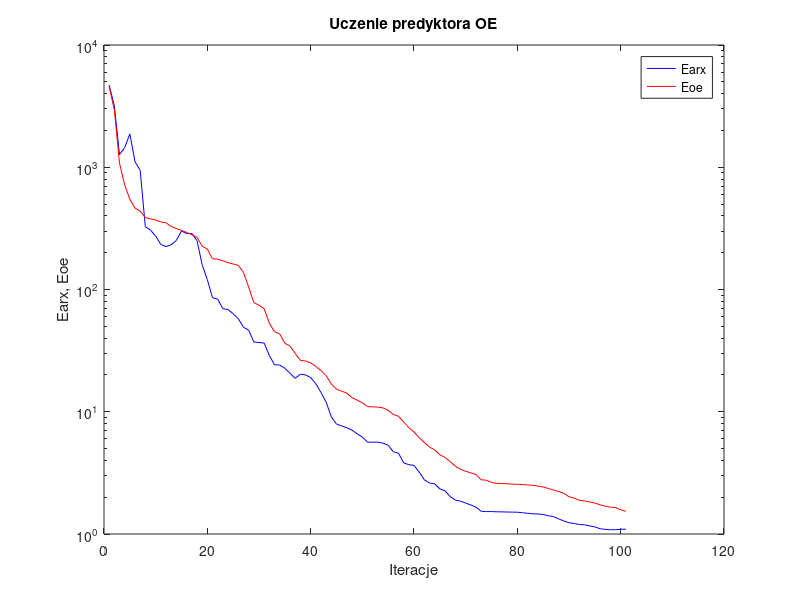
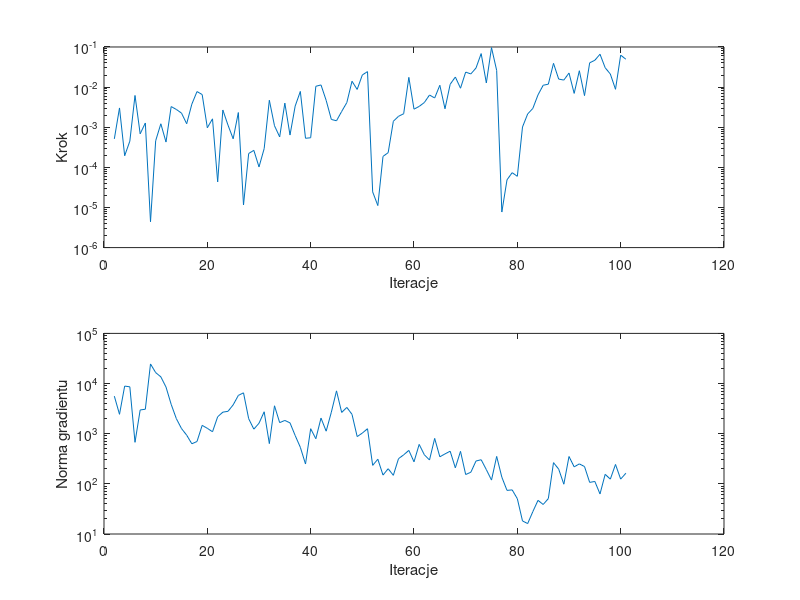

MATLAB code to generate these figures, in order:
%uczenie predyktora oe
clear all;
n=0; farx(n+1)=4.698293e+003; foe(n+1)=4.588809e+003; wspucz(n+1)=0.000000e+000; ng(n+1)=0.000000e+000;
%odnowa zmiennej metryki
n=1; farx(n+1)=3.184231e+003; foe(n+1)=2.937335e+003; krok(n+1)=5.126539e-004; ng(n+1)=5.606352e+003;
n=2; farx(n+1)=1.269514e+003; foe(n+1)=1.081741e+003; krok(n+1)=3.023969e-003; ng(n+1)=2.435565e+003;
n=3; farx(n+1)=1.445991e+003; foe(n+1)=7.172953e+002; krok(n+1)=1.945992e-004; ng(n+1)=8.900687e+003;
n=4; farx(n+1)=1.875484e+003; foe(n+1)=5.466142e+002; krok(n+1)=4.494798e-004; ng(n+1)=8.604071e+003;
n=5; farx(n+1)=1.107986e+003; foe(n+1)=4.637133e+002; krok(n+1)=6.192369e-003; ng(n+1)=6.734480e+002;
n=6; farx(n+1)=9.458434e+002; foe(n+1)=4.372557e+002; krok(n+1)=6.847610e-004; ng(n+1)=2.975314e+003;
n=7; farx(n+1)=3.263278e+002; foe(n+1)=3.878033e+002; krok(n+1)=1.276921e-003; ng(n+1)=3.073986e+003;
n=8; farx(n+1)=3.060868e+002; foe(n+1)=3.782257e+002; krok(n+1)=4.402495e-006; ng(n+1)=2.458315e+004;
n=9; farx(n+1)=2.731320e+002; foe(n+1)=3.710921e+002; krok(n+1)=4.604034e-004; ng(n+1)=1.652851e+004;
n=10; farx(n+1)=2.334270e+002; foe(n+1)=3.570300e+002; krok(n+1)=1.219108e-003; ng(n+1)=1.360531e+004;
n=11; farx(n+1)=2.244138e+002; foe(n+1)=3.512997e+002; krok(n+1)=4.270496e-004; ng(n+1)=8.512562e+003;
n=12; farx(n+1)=2.324329e+002; foe(n+1)=3.274001e+002; krok(n+1)=3.272561e-003; ng(n+1)=3.848876e+003;
n=13; farx(n+1)=2.518944e+002; foe(n+1)=3.156771e+002; krok(n+1)=2.774090e-003; ng(n+1)=1.996422e+003;
n=14; farx(n+1)=3.010814e+002; foe(n+1)=3.044884e+002; krok(n+1)=2.249238e-003; ng(n+1)=1.266522e+003;
n=15; farx(n+1)=2.864212e+002; foe(n+1)=2.928575e+002; krok(n+1)=1.220985e-003; ng(n+1)=9.352560e+002;
n=16; farx(n+1)=2.874162e+002; foe(n+1)=2.809986e+002; krok(n+1)=3.758503e-003; ng(n+1)=6.295489e+002;
n=17; farx(n+1)=2.509235e+002; foe(n+1)=2.670875e+002; krok(n+1)=7.739087e-003; ng(n+1)=6.985188e+002;
n=18; farx(n+1)=1.594243e+002; foe(n+1)=2.263227e+002; krok(n+1)=6.526603e-003; ng(n+1)=1.466294e+003;
n=19; farx(n+1)=1.204992e+002; foe(n+1)=2.140247e+002; krok(n+1)=9.701682e-004; ng(n+1)=1.279875e+003;
n=20; farx(n+1)=8.570636e+001; foe(n+1)=1.781810e+002; krok(n+1)=1.618881e-003; ng(n+1)=1.092604e+003;
n=21; farx(n+1)=8.349912e+001; foe(n+1)=1.773689e+002; krok(n+1)=4.341873e-005; ng(n+1)=2.175043e+003;
n=22; farx(n+1)=6.962560e+001; foe(n+1)=1.719441e+002; krok(n+1)=2.690870e-003; ng(n+1)=2.689644e+003;
n=23; farx(n+1)=6.864647e+001; foe(n+1)=1.656945e+002; krok(n+1)=1.127391e-003; ng(n+1)=2.794479e+003;
n=24; farx(n+1)=6.336395e+001; foe(n+1)=1.617666e+002; krok(n+1)=5.148205e-004; ng(n+1)=3.758683e+003;
n=25; farx(n+1)=5.761269e+001; foe(n+1)=1.577908e+002; krok(n+1)=2.324084e-003; ng(n+1)=5.796617e+003;
%odnowa zmiennej metryki
n=26; farx(n+1)=4.908722e+001; foe(n+1)=1.377069e+002; krok(n+1)=1.153689e-005; ng(n+1)=6.529689e+003;
n=27; farx(n+1)=4.652766e+001; foe(n+1)=1.046140e+002; krok(n+1)=2.215284e-004; ng(n+1)=1.992369e+003;
n=28; farx(n+1)=3.720907e+001; foe(n+1)=7.814324e+001; krok(n+1)=2.651075e-004; ng(n+1)=1.232257e+003;
n=29; farx(n+1)=3.683200e+001; foe(n+1)=7.434971e+001; krok(n+1)=1.024331e-004; ng(n+1)=1.615679e+003;
n=30; farx(n+1)=3.649001e+001; foe(n+1)=6.965067e+001; krok(n+1)=2.930791e-004; ng(n+1)=2.736012e+003;
n=31; farx(n+1)=2.883195e+001; foe(n+1)=5.309124e+001; krok(n+1)=4.704763e-003; ng(n+1)=6.344925e+002;
n=32; farx(n+1)=2.424762e+001; foe(n+1)=4.516762e+001; krok(n+1)=1.086571e-003; ng(n+1)=3.601431e+003;
n=33; farx(n+1)=2.408054e+001; foe(n+1)=4.335967e+001; krok(n+1)=5.747417e-004; ng(n+1)=1.660985e+003;
n=34; farx(n+1)=2.268811e+001; foe(n+1)=3.635751e+001; krok(n+1)=3.990786e-003; ng(n+1)=1.838372e+003;
n=35; farx(n+1)=2.064173e+001; foe(n+1)=3.445522e+001; krok(n+1)=6.384605e-004; ng(n+1)=1.643434e+003;
n=36; farx(n+1)=1.875657e+001; foe(n+1)=3.002990e+001; krok(n+1)=3.364099e-003; ng(n+1)=9.205088e+002;
n=37; farx(n+1)=2.029350e+001; foe(n+1)=2.631490e+001; krok(n+1)=7.799544e-003; ng(n+1)=5.353506e+002;
n=38; farx(n+1)=2.000599e+001; foe(n+1)=2.602500e+001; krok(n+1)=5.304139e-004; ng(n+1)=2.485902e+002;
n=39; farx(n+1)=1.904431e+001; foe(n+1)=2.509667e+001; krok(n+1)=5.465324e-004; ng(n+1)=1.257707e+003;
n=40; farx(n+1)=1.695501e+001; foe(n+1)=2.347941e+001; krok(n+1)=1.048565e-002; ng(n+1)=7.935264e+002;
n=41; farx(n+1)=1.436621e+001; foe(n+1)=2.169145e+001; krok(n+1)=1.132561e-002; ng(n+1)=2.048227e+003;
n=42; farx(n+1)=1.197477e+001; foe(n+1)=1.974598e+001; krok(n+1)=4.663178e-003; ng(n+1)=1.122629e+003;
n=43; farx(n+1)=9.068947e+000; foe(n+1)=1.685835e+001; krok(n+1)=1.564230e-003; ng(n+1)=2.682768e+003;
n=44; farx(n+1)=7.930957e+000; foe(n+1)=1.529894e+001; krok(n+1)=1.448033e-003; ng(n+1)=7.145935e+003;
n=45; farx(n+1)=7.651651e+000; foe(n+1)=1.473563e+001; krok(n+1)=2.472310e-003; ng(n+1)=2.655634e+003;
n=46; farx(n+1)=7.401235e+000; foe(n+1)=1.420331e+001; krok(n+1)=4.118564e-003; ng(n+1)=3.340718e+003;
n=47; farx(n+1)=7.074889e+000; foe(n+1)=1.304289e+001; krok(n+1)=1.400181e-002; ng(n+1)=2.432760e+003;
n=48; farx(n+1)=6.597483e+000; foe(n+1)=1.243728e+001; krok(n+1)=8.751130e-003; ng(n+1)=8.758497e+002;
n=49; farx(n+1)=6.210295e+000; foe(n+1)=1.182806e+001; krok(n+1)=2.008299e-002; ng(n+1)=1.028864e+003;
n=50; farx(n+1)=5.639836e+000; foe(n+1)=1.102006e+001; krok(n+1)=2.432476e-002; ng(n+1)=1.256198e+003;
%odnowa zmiennej metryki
n=51; farx(n+1)=5.639937e+000; foe(n+1)=1.096059e+001; krok(n+1)=2.444110e-005; ng(n+1)=2.338624e+002;
n=52; farx(n+1)=5.641237e+000; foe(n+1)=1.091773e+001; krok(n+1)=1.115447e-005; ng(n+1)=3.096350e+002;
n=53; farx(n+1)=5.534410e+000; foe(n+1)=1.075132e+001; krok(n+1)=1.874926e-004; ng(n+1)=1.496813e+002;
n=54; farx(n+1)=5.316553e+000; foe(n+1)=1.028642e+001; krok(n+1)=2.322394e-004; ng(n+1)=2.003060e+002;
n=55; farx(n+1)=4.709911e+000; foe(n+1)=9.506251e+000; krok(n+1)=1.406933e-003; ng(n+1)=1.479747e+002;
n=56; farx(n+1)=4.578149e+000; foe(n+1)=9.184362e+000; krok(n+1)=1.869974e-003; ng(n+1)=3.175669e+002;
n=57; farx(n+1)=3.821180e+000; foe(n+1)=8.244008e+000; krok(n+1)=2.168540e-003; ng(n+1)=3.788614e+002;
n=58; farx(n+1)=3.690262e+000; foe(n+1)=7.404614e+000; krok(n+1)=1.748904e-002; ng(n+1)=4.647113e+002;
n=59; farx(n+1)=3.640772e+000; foe(n+1)=6.828950e+000; krok(n+1)=2.818678e-003; ng(n+1)=2.750178e+002;
n=60; farx(n+1)=3.210383e+000; foe(n+1)=6.139408e+000; krok(n+1)=3.303815e-003; ng(n+1)=6.117867e+002;
n=61; farx(n+1)=2.778081e+000; foe(n+1)=5.614764e+000; krok(n+1)=4.126056e-003; ng(n+1)=3.803165e+002;
n=62; farx(n+1)=2.612129e+000; foe(n+1)=5.136003e+000; krok(n+1)=6.353015e-003; ng(n+1)=2.989748e+002;
n=63; farx(n+1)=2.571928e+000; foe(n+1)=4.875647e+000; krok(n+1)=5.355898e-003; ng(n+1)=8.058185e+002;
n=64; farx(n+1)=2.340113e+000; foe(n+1)=4.452052e+000; krok(n+1)=1.111520e-002; ng(n+1)=3.461769e+002;
n=65; farx(n+1)=2.255461e+000; foe(n+1)=4.231475e+000; krok(n+1)=2.883948e-003; ng(n+1)=3.955414e+002;
n=66; farx(n+1)=2.025790e+000; foe(n+1)=3.910196e+000; krok(n+1)=1.175824e-002; ng(n+1)=4.475798e+002;
n=67; farx(n+1)=1.893925e+000; foe(n+1)=3.585242e+000; krok(n+1)=1.785641e-002; ng(n+1)=2.085645e+002;
n=68; farx(n+1)=1.856707e+000; foe(n+1)=3.385444e+000; krok(n+1)=9.378531e-003; ng(n+1)=4.446577e+002;
n=69; farx(n+1)=1.791355e+000; foe(n+1)=3.259262e+000; krok(n+1)=2.366211e-002; ng(n+1)=1.534719e+002;
n=70; farx(n+1)=1.726392e+000; foe(n+1)=3.162941e+000; krok(n+1)=2.127270e-002; ng(n+1)=1.702921e+002;
n=71; farx(n+1)=1.659540e+000; foe(n+1)=3.064110e+000; krok(n+1)=2.991958e-002; ng(n+1)=2.852634e+002;
n=72; farx(n+1)=1.534618e+000; foe(n+1)=2.778889e+000; krok(n+1)=6.846533e-002; ng(n+1)=3.025988e+002;
n=73; farx(n+1)=1.525881e+000; foe(n+1)=2.752540e+000; krok(n+1)=1.269968e-002; ng(n+1)=1.922198e+002;
n=74; farx(n+1)=1.526236e+000; foe(n+1)=2.645401e+000; krok(n+1)=9.630670e-002; ng(n+1)=1.189284e+002;
n=75; farx(n+1)=1.520115e+000; foe(n+1)=2.595402e+000; krok(n+1)=2.607440e-002; ng(n+1)=3.524117e+002;
%odnowa zmiennej metryki
n=76; farx(n+1)=1.517512e+000; foe(n+1)=2.588633e+000; krok(n+1)=7.692286e-006; ng(n+1)=1.357776e+002;
n=77; farx(n+1)=1.512977e+000; foe(n+1)=2.576519e+000; krok(n+1)=4.888219e-005; ng(n+1)=7.407560e+001;
n=78; farx(n+1)=1.510369e+000; foe(n+1)=2.558749e+000; krok(n+1)=7.363092e-005; ng(n+1)=7.578240e+001;
n=79; farx(n+1)=1.507780e+000; foe(n+1)=2.551684e+000; krok(n+1)=5.986366e-005; ng(n+1)=5.055874e+001;
n=80; farx(n+1)=1.492583e+000; foe(n+1)=2.536865e+000; krok(n+1)=1.013537e-003; ng(n+1)=1.821067e+001;
n=81; farx(n+1)=1.477279e+000; foe(n+1)=2.519118e+000; krok(n+1)=2.141344e-003; ng(n+1)=1.614319e+001;
n=82; farx(n+1)=1.462844e+000; foe(n+1)=2.502574e+000; krok(n+1)=2.943935e-003; ng(n+1)=2.792871e+001;
n=83; farx(n+1)=1.459914e+000; foe(n+1)=2.466581e+000; krok(n+1)=6.398295e-003; ng(n+1)=4.688541e+001;
n=84; farx(n+1)=1.443502e+000; foe(n+1)=2.424418e+000; krok(n+1)=1.111520e-002; ng(n+1)=3.879163e+001;
n=85; farx(n+1)=1.410343e+000; foe(n+1)=2.357857e+000; krok(n+1)=1.183052e-002; ng(n+1)=5.081387e+001;
n=86; farx(n+1)=1.387789e+000; foe(n+1)=2.289431e+000; krok(n+1)=3.911298e-002; ng(n+1)=2.647678e+002;
n=87; farx(n+1)=1.329267e+000; foe(n+1)=2.224888e+000; krok(n+1)=1.586441e-002; ng(n+1)=1.967763e+002;
n=88; farx(n+1)=1.278105e+000; foe(n+1)=2.150734e+000; krok(n+1)=1.495979e-002; ng(n+1)=9.837315e+001;
n=89; farx(n+1)=1.236647e+000; foe(n+1)=2.018551e+000; krok(n+1)=2.243330e-002; ng(n+1)=3.510734e+002;
n=90; farx(n+1)=1.218815e+000; foe(n+1)=1.963854e+000; krok(n+1)=6.970662e-003; ng(n+1)=2.182207e+002;
n=91; farx(n+1)=1.195591e+000; foe(n+1)=1.887766e+000; krok(n+1)=2.559636e-002; ng(n+1)=2.499138e+002;
n=92; farx(n+1)=1.190026e+000; foe(n+1)=1.863803e+000; krok(n+1)=6.130766e-003; ng(n+1)=2.215514e+002;
n=93; farx(n+1)=1.163174e+000; foe(n+1)=1.828441e+000; krok(n+1)=4.030924e-002; ng(n+1)=1.069148e+002;
n=94; farx(n+1)=1.144313e+000; foe(n+1)=1.792270e+000; krok(n+1)=4.663470e-002; ng(n+1)=1.117097e+002;
n=95; farx(n+1)=1.104451e+000; foe(n+1)=1.733781e+000; krok(n+1)=6.601690e-002; ng(n+1)=6.289721e+001;
n=96; farx(n+1)=1.090885e+000; foe(n+1)=1.689772e+000; krok(n+1)=3.039298e-002; ng(n+1)=1.546975e+002;
n=97; farx(n+1)=1.083532e+000; foe(n+1)=1.657562e+000; krok(n+1)=2.117616e-002; ng(n+1)=1.242595e+002;
n=98; farx(n+1)=1.083631e+000; foe(n+1)=1.645258e+000; krok(n+1)=8.816889e-003; ng(n+1)=2.435624e+002;
n=99; farx(n+1)=1.092278e+000; foe(n+1)=1.578531e+000; krok(n+1)=6.268030e-002; ng(n+1)=1.242793e+002;
n=100; farx(n+1)=1.095479e+000; foe(n+1)=1.533460e+000; krok(n+1)=4.953895e-002; ng(n+1)=1.626242e+002;

figure; semilogy(farx,'b'); hold on; semilogy(foe,'r'); xlabel('Iteracje'); ylabel('Earx, Eoe'); legend('Earx','Eoe'); title('Uczenie predyktora OE');
figure; subplot(2,1,1); semilogy(krok); xlabel('Iteracje'); ylabel('Krok');
subplot(2,1,2); semilogy(ng); xlabel('Iteracje'); ylabel('Norma gradientu');
Earx=farx(n+1)
Eoe=foe(n+1)
